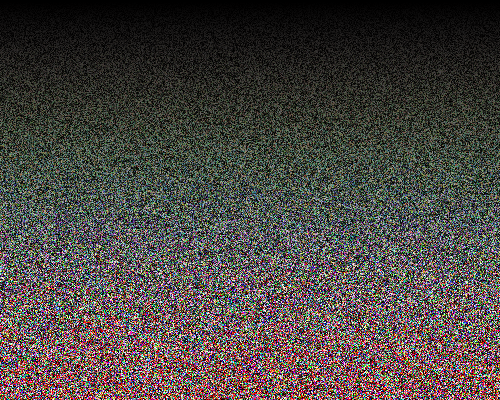
Frame 1 (no input)
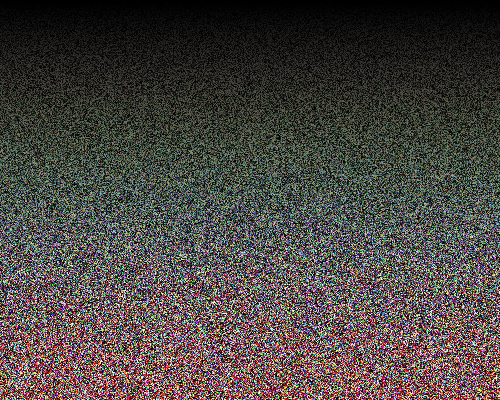
Frame 60 (the mouse pressed at the canvas centre just before this capture)
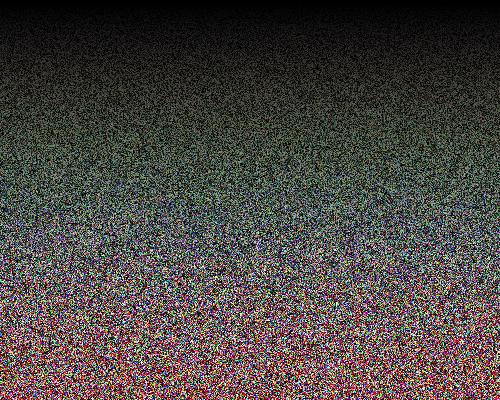
Frame 120 (the mouse held since frame 60 and released just before this capture)

The Processing sketch that drew these frames (run headless with seeded random() and noise(); from frame 60 on, the mouse is pressed at the canvas centre):

// Processing sketch: build
// ── build.pde
/* 

Aprendiendo Processing - 

José Vicente Araújo
http://dunadigital.com 
svcnt@dunadigital.com
junio 2015
Processing 2.2.1

*/

//VARIABLES GLOBALES
int contador = 0;

float h = 0;
float s = 0;
float b = 0;

void setup() {

  size(500, 400);
  colorMode(HSB);

}

     
void draw() {

  loadPixels();

  for (int i = 0; i < pixels.length; i++) {
    //el valor de cada variable es menor al principio y mayor al final

    switch(contador){
      default:
        h = int(random(i/500));
        s = int(random(i/500));
        b = int(random(i/500));
        pixels[i] = color(h, s, b);
      break;

      case 1:
        h = int(sin(frameCount*0.5*i)*255);
        s = int(sin(frameCount*0.4*i)*255);
        b = int(sin(frameCount*0.3*i)*255);
        pixels[i] = color(h, s, b);
      break;

       case 2:
        contador = 0;
      break;


    }
    

  }

  updatePixels();

}

void mouseReleased() {
  contador++;
}
